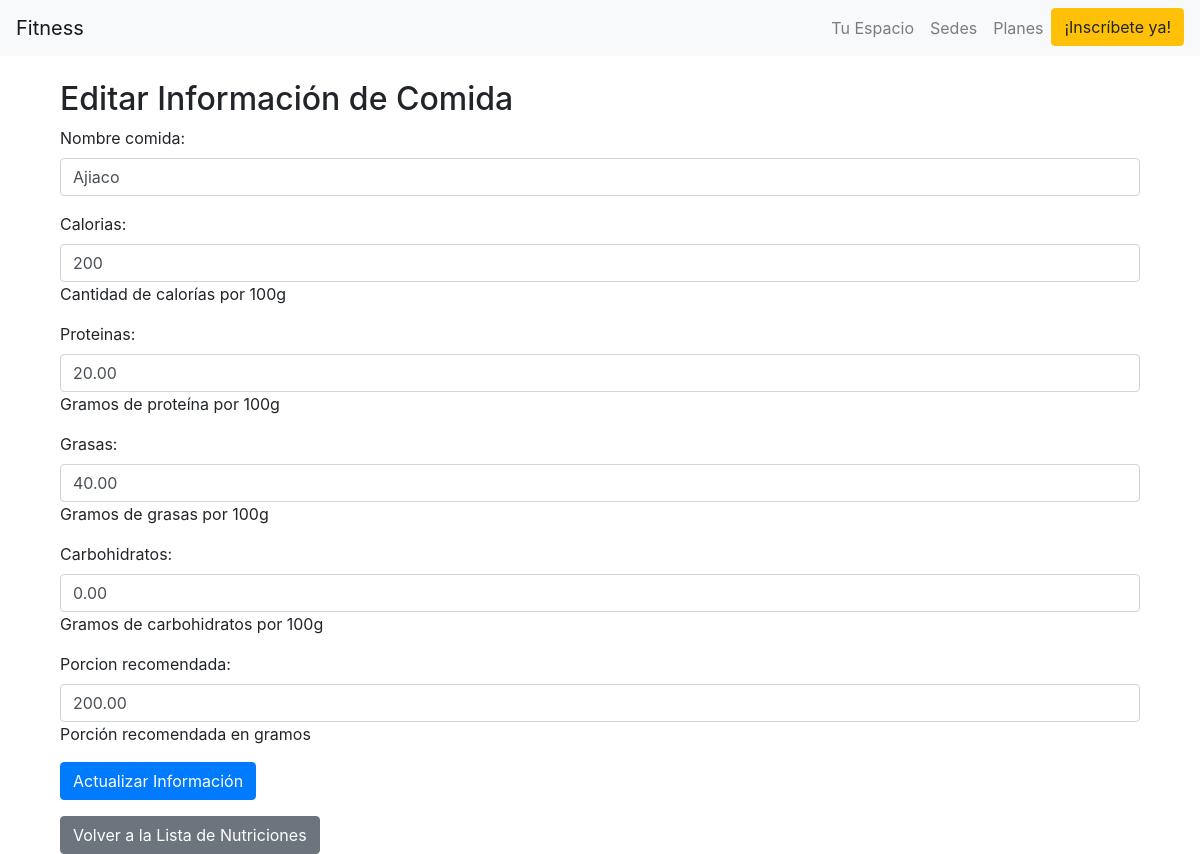
/mycoach/planes-nutricionales/editar/2/ (signed in), run on the app's committed database.
### rutinas/models.py (models this page shows, shortened)
class Nutricion(models.Model):
    nombre_comida = models.CharField(max_length=100)
    calorias = models.IntegerField(
        validators=[MinValueValidator(0)],
        help_text="Cantidad de calorías por 100g"
    )
    proteinas = models.DecimalField(
        max_digits=5,
        decimal_places=2,
        validators=[MinValueValidator(Decimal('0.00'))],
        help_text="Gramos de proteína por 100g"
    )
    grasas = models.DecimalField(
        max_digits=5,
        decimal_places=2,
        validators=[MinValueValidator(Decimal('0.00'))],
        help_text="Gramos de grasas por 100g"
    )
    carbohidratos = models.DecimalField(
        max_digits=5,
        decimal_places=2,
        validators=[MinValueValidator(Decimal('0.00'))],
        help_text="Gramos de carbohidratos por 100g"
    )
    porcion_recomendada = models.DecimalField(
        max_digits=5,
        decimal_places=2,
        help_text="Porción recomendada en gramos",
        default=100.00
    )
    created_at = models.DateTimeField(default=timezone.now)
    updated_at = models.DateTimeField(auto_now=True)
    class Meta:
        verbose_name = "Alimento"
        verbose_name_plural = "Alimentos"
        ordering = ['nombre_comida']

### Mycoach/views.py (the view)
# urls.py: path('planes-nutricionales/editar/<int:pk>/', views.editar_nutricion, name='editar_plan_nutricional'),
@login_required
def editar_nutricion(request, pk):
    nutricion = get_object_or_404(Nutricion, pk=pk)
    if request.method == 'POST':
        form = ComidaForm(request.POST, instance=nutricion)
        if form.is_valid():
            form.save()
            messages.success(request, 'Información de nutrición actualizada exitosamente')
            return redirect('controlpesos:ver_nutriciones')
    else:
        form = ComidaForm(instance=nutricion)
    context = {
        'form': form,
        'titulo': 'Editar Información de Nutrición'
    }
    return render(request, 'asignar_plan.html', context)

### Mysite/forms.py (shortened to what this page needs)
class ComidaForm(forms.ModelForm):
    class Meta:
        model = Nutricion
        fields = [
            'nombre_comida',
            'calorias',
            'proteinas',
            'grasas',
            'carbohidratos',
            'porcion_recomendada'
        ]
        widgets = {
            'nombre_comida': forms.TextInput(attrs={'class': 'form-control'}),
            'calorias': forms.NumberInput(attrs={'class': 'form-control', 'min': '0'}),
            'proteinas': forms.NumberInput(attrs={'class': 'form-control', 'min': '0', 'step': '0.01'}),
            'grasas': forms.NumberInput(attrs={'class': 'form-control', 'min': '0', 'step': '0.01'}),
            'carbohidratos': forms.NumberInput(attrs={'class': 'form-control', 'min': '0', 'step': '0.01'}),
            'porcion_recomendada': forms.NumberInput(attrs={'class': 'form-control', 'min': '0', 'step': '0.01'})
        }

### templates/asignar_plan.html (shortened to what this page needs)
{% extends 'base.html' %}
{% block content %}
<div class="container mt-4">
    <h2>Editar Información de Comida</h2>
    <form method="post">
        {{ form.as_p }}
        <button type="submit" class="btn btn-primary">Actualizar Información</button>
    </form>
    <a href="{% url 'controlpesos:ver_nutriciones' %}" class="btn btn-secondary mt-3">Volver a la Lista de Nutriciones</a>
</div>
{% endblock %}

### data on the page
Nutricion: nombre_comida "Ajiaco", calorias "200", proteinas "20.00", grasas "40.00", carbohidratos "0.00", porcion_recomendada "200.00"
